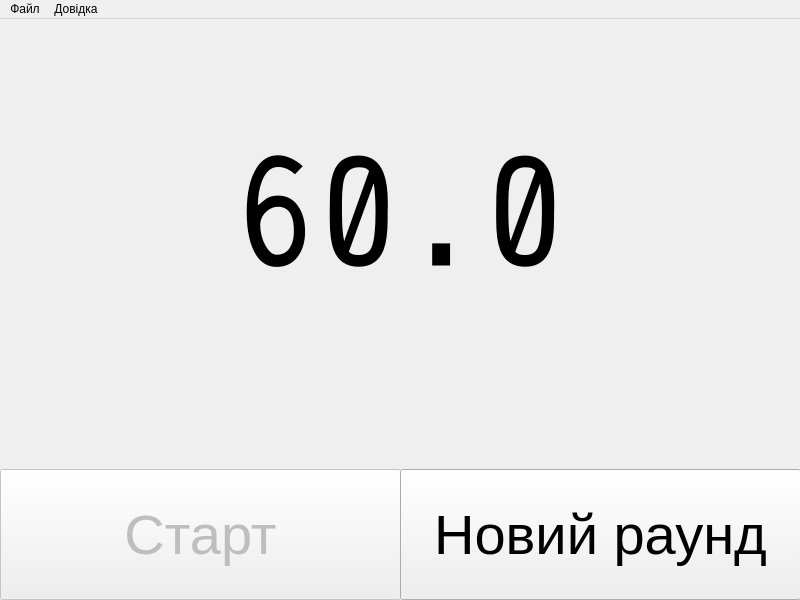
<?xml version="1.0" encoding="UTF-8"?>
<ui version="4.0">
 <class>Timer_vivat</class>
 <widget class="QMainWindow" name="Timer_vivat">
  <property name="enabled">
   <bool>true</bool>
  </property>
  <property name="geometry">
   <rect>
    <x>0</x>
    <y>0</y>
    <width>800</width>
    <height>600</height>
   </rect>
  </property>
  <property name="minimumSize">
   <size>
    <width>800</width>
    <height>600</height>
   </size>
  </property>
  <property name="maximumSize">
   <size>
    <width>800</width>
    <height>600</height>
   </size>
  </property>
  <property name="windowTitle">
   <string>Timer_vivat</string>
  </property>
  <widget class="QWidget" name="centralWidget">
   <widget class="QLabel" name="label">
    <property name="geometry">
     <rect>
      <x>0</x>
      <y>130</y>
      <width>800</width>
      <height>151</height>
     </rect>
    </property>
    <property name="font">
     <font>
      <family>Crystal</family>
      <pointsize>120</pointsize>
     </font>
    </property>
    <property name="cursor">
     <cursorShape>ArrowCursor</cursorShape>
    </property>
    <property name="text">
     <string>60.0</string>
    </property>
    <property name="alignment">
     <set>Qt::AlignCenter</set>
    </property>
   </widget>
   <widget class="QPushButton" name="pushButton">
    <property name="enabled">
     <bool>false</bool>
    </property>
    <property name="geometry">
     <rect>
      <x>0</x>
      <y>450</y>
      <width>401</width>
      <height>131</height>
     </rect>
    </property>
    <property name="font">
     <font>
      <pointsize>42</pointsize>
     </font>
    </property>
    <property name="cursor">
     <cursorShape>PointingHandCursor</cursorShape>
    </property>
    <property name="text">
     <string>Старт</string>
    </property>
    <property name="checkable">
     <bool>false</bool>
    </property>
   </widget>
   <widget class="QPushButton" name="pushButton_2">
    <property name="geometry">
     <rect>
      <x>400</x>
      <y>450</y>
      <width>401</width>
      <height>131</height>
     </rect>
    </property>
    <property name="font">
     <font>
      <pointsize>42</pointsize>
     </font>
    </property>
    <property name="cursor">
     <cursorShape>PointingHandCursor</cursorShape>
    </property>
    <property name="text">
     <string>Новий раунд</string>
    </property>
   </widget>
   <widget class="QLabel" name="label_2">
    <property name="enabled">
     <bool>true</bool>
    </property>
    <property name="geometry">
     <rect>
      <x>0</x>
      <y>20</y>
      <width>800</width>
      <height>71</height>
     </rect>
    </property>
    <property name="font">
     <font>
      <pointsize>55</pointsize>
     </font>
    </property>
    <property name="autoFillBackground">
     <bool>false</bool>
    </property>
    <property name="text">
     <string/>
    </property>
    <property name="alignment">
     <set>Qt::AlignCenter</set>
    </property>
   </widget>
  </widget>
  <widget class="QMenuBar" name="menuBar">
   <property name="geometry">
    <rect>
     <x>0</x>
     <y>0</y>
     <width>800</width>
     <height>21</height>
    </rect>
   </property>
   <widget class="QMenu" name="menu">
    <property name="title">
     <string>Файл</string>
    </property>
    <addaction name="action"/>
    <addaction name="separator"/>
    <addaction name="action_3"/>
   </widget>
   <widget class="QMenu" name="menu_2">
    <property name="title">
     <string>Довідка</string>
    </property>
    <addaction name="action_2"/>
    <addaction name="action_4"/>
   </widget>
   <addaction name="menu"/>
   <addaction name="menu_2"/>
  </widget>
  <action name="action">
   <property name="text">
    <string>Налаштування</string>
   </property>
  </action>
  <action name="action_3">
   <property name="text">
    <string>Вихід</string>
   </property>
  </action>
  <action name="action_2">
   <property name="text">
    <string>Про програму</string>
   </property>
  </action>
  <action name="action_4">
   <property name="text">
    <string>Правила гри</string>
   </property>
  </action>
 </widget>
 <layoutdefault spacing="6" margin="11"/>
 <resources/>
 <connections>
  <connection>
   <sender>pushButton_2</sender>
   <signal>clicked(bool)</signal>
   <receiver>pushButton</receiver>
   <slot>setEnabled(bool)</slot>
   <hints>
    <hint type="sourcelabel">
     <x>464</x>
     <y>490</y>
    </hint>
    <hint type="destinationlabel">
     <x>316</x>
     <y>491</y>
    </hint>
   </hints>
  </connection>
 </connections>
</ui>
